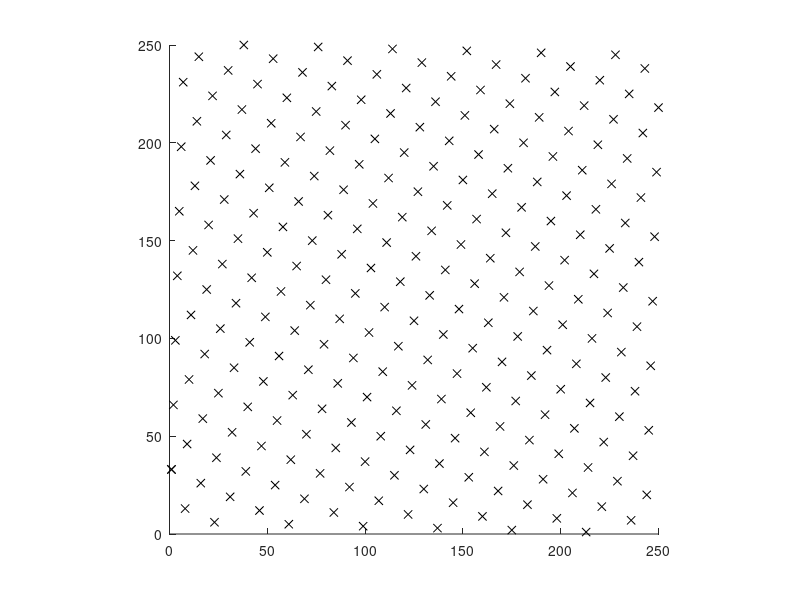
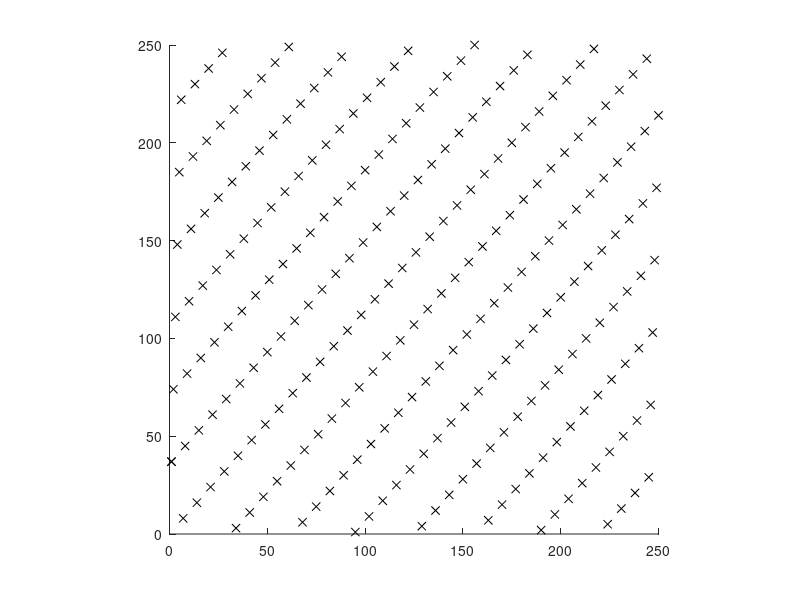
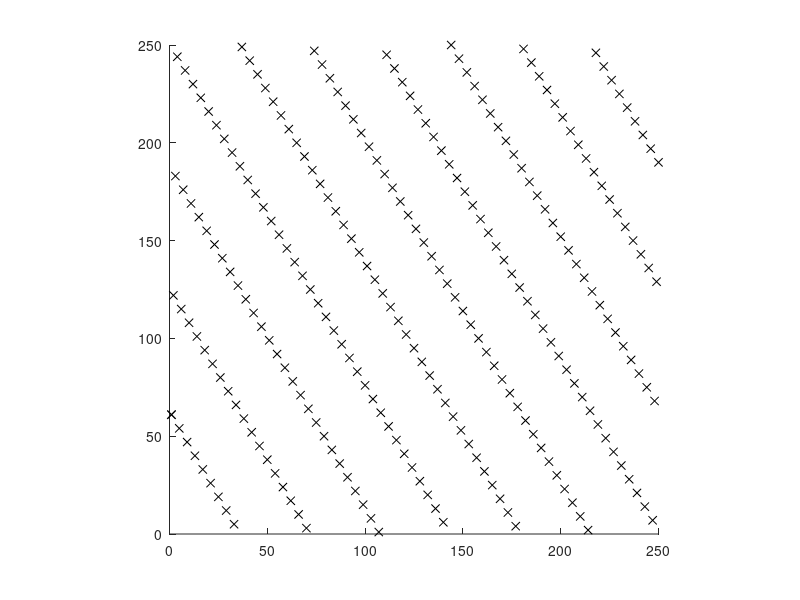

MATLAB code for these plots, in order:
% RR_LCG16_Test
% Tests 3 very simply LCGs with m=2^8-5=251, and plots the adjacent pairs
% of the random numbers generated to detect k-tuple clustering.
%% Renaissance Robotics codebase, Chapter 2, https://github.com/tbewley/RR
%% Copyright 2024 by Thomas Bewley, distributed under BSD 3-Clause License.

clear
m=251, a=33, x(1)=1, for i=2:255, x(i)=mod(a*x(i-1),m); end, x
figure(1), clf, hold on, for i=1:251, plot(x(i),x(i+1),'kx'), end
axis square, print -depsc ktuple_clusteringA.eps

m=251, a=37, x(1)=1, for i=2:255, x(i)=mod(a*x(i-1),m); end, x
figure(2), clf, hold on, for i=1:251, plot(x(i),x(i+1),'kx'), end
axis square, print -depsc ktuple_clusteringB.eps

m=251, a=61, x(1)=1, for i=2:255, x(i)=mod(a*x(i-1),m); end, x  % 61
figure(3), clf, hold on, for i=1:251, plot(x(i),x(i+1),'kx'), end
axis square, print -depsc ktuple_clusteringC.eps
